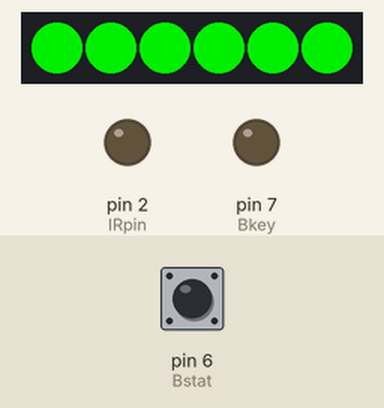
Bench run of a sketch on a simulated Arduino Uno, built with avr-gcc and run on an emulated ATmega328P. Parts: 6 RGB LEDs in strip order, left to right, output pins drawn as LEDs (lit = HIGH). The inputs (shaded band) are chosen by the test bench; at power-on: pin 6 (Bstat) HIGH.

Above: at 0.6 s.
At 1.6 s:
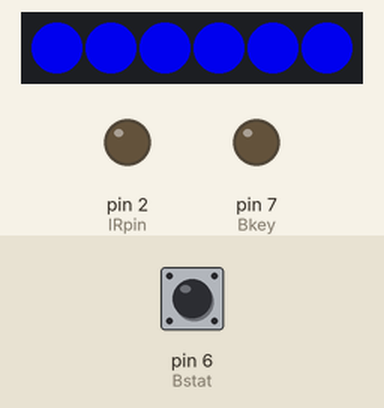
Timing chart, 0 to 3.1 s (numbered marks = the images above):
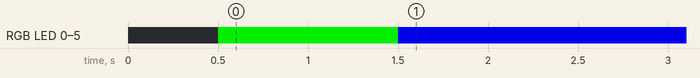

Measured:
- by itself, RGB LED 0–5: off → RGB(0, 200, 0) at 0.50 s, → RGB(0, 0, 200) 1.0 s later
- what the display in image 0 shows lasts 1.0 s, from 0.5 s to 1.5 s

The sketch:

DrawItBand.ino
```cpp
#include <SoftwareSerial.h>
#include <Adafruit_NeoPixel.h>

#define LEDPin 10
#define Btx 9
#define Brx 8
#define Bkey 7
#define Bstat 6
#define DrawB 4
#define ModeB 3
#define IRpin 2

//the mode we are set on
//0 = Music
//1 = LG
//2 = Draw
int mode = 0;

Adafruit_NeoPixel strip = Adafruit_NeoPixel(6, LEDPin, NEO_GRB + NEO_KHZ800);
SoftwareSerial BT(9,8);

void setup()
{
  strip.begin();
  strip.show();

  //set up pins
  pinMode(Bkey, OUTPUT);
  pinMode(Bstat, INPUT);
  pinMode(DrawB, INPUT);
  pinMode(ModeB, INPUT);
  pinMode(IRpin, OUTPUT);

  //activate internal pullups
  digitalWrite(DrawB, HIGH);
  digitalWrite(ModeB, HIGH);

  //start comms to on board bt module
  BT.begin(9600);
  delay(500);
  while(!digitalRead(Bstat))
 {
     for (int i=0; i<6; i++)
      {
         strip.setPixelColor(i,200,0,0);
      }
      strip.show();
      delay(250);
      for (int i=0; i<6; i++)
      {
          strip.setPixelColor(i,0,0,0);

      }
      strip.show();
      delay(250);
 }
 for (int i=0; i<6; i++)
  {
     strip.setPixelColor(i,0,200,0);
  }
  strip.show();
  delay(1000);

}
void loop()
{
 for (int i=0; i<6; i++)
  {
     strip.setPixelColor(i,0,0,200);
  }
  strip.show();
}
```
